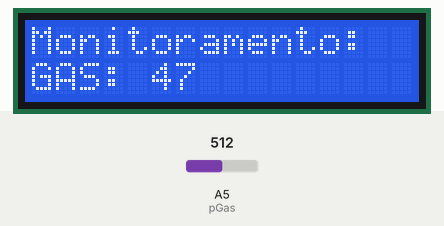
The sketch below on a simulated Arduino Uno, built with avr-gcc and run on an emulated ATmega328P. Parts: 16×2 character LCD. The test bench sets the inputs (shaded band); at power-on: A5 (pGas) = 512.

Above: at 2.1 s.
2.2 s: A5 (pGas) set to 716
At 5.5 s:
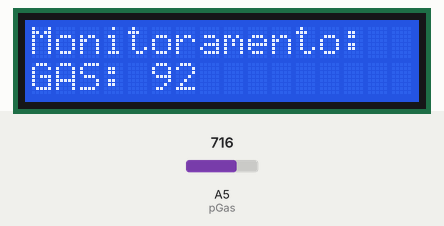
6.2 s: A5 (pGas) set to 900
At 9.1 s:
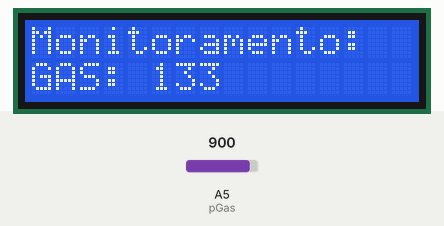
9.4 s: A5 (pGas) set to 1023
At 12.1 s:
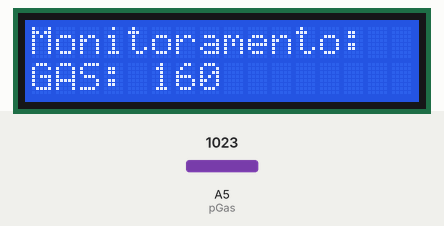
Timing chart, 0 to 13.6 s (numbered marks = the images above; inputs shaded):
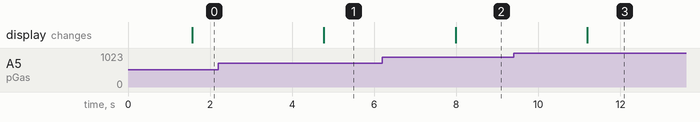

The sketch:

projeto1-aula5.ino
```cpp
#include <LiquidCrystal.h>

#define pGas A5

LiquidCrystal lcd(12, 11, 5, 4, 3, 2);

void setup() {
  // set up the LCD's number of columns and rows:
  lcd.begin(16, 2);
  // Print a message to the LCD.
  lcd.print("Monitoramento: ");
}

void loop() {
  int sinalGas=analogRead(pGas);
  sinalGas=map(sinalGas,300,750,0,100);
  limpa_tela();
  //leitura sensor gas
  lcd.print("GAS: ");
  lcd.print(sinalGas);

  delay(100);

}

void limpa_tela(){
 delay(1500);
 lcd.setCursor(0,1);
 lcd.print("                ");
 lcd.setCursor(0,1);
}
 
```

Measured:
- after the input at 2.2 s, the display: changes after 2.6 s (image 1)
- after the input at 6.2 s, the display: changes after 1.8 s (image 2)
- after the input at 9.4 s, the display: changes after 1.8 s (image 3)
